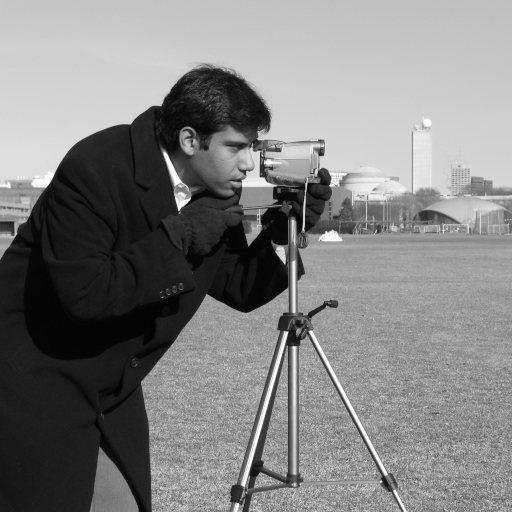
#> input picture data/images/camera.png, 512 x 512 px
$ jupyter execute Lab.ipynb
#> lines starting #> are read from the running program, lines starting #| are printed output that depends on the picture; after the words box and inside, x2 and y2 are one past the last pixel; in counts of white or black regions, pixels touching at a corner belong together
[cell 1]
import numpy as np
import matplotlib.pyplot as plt
from scipy import ndimage
from matplotlib import colors

plt.rcParams["figure.figsize"] = (6, 6)
plt.rcParams["image.cmap"] = "gray"

def show(img, title="", ax=None):
    if ax is None:
        fig, ax = plt.subplots()
    ax.imshow(img, cmap="gray", vmin=0, vmax=1)
    ax.set_title(title)
    ax.axis("off")

def show_pair(a, b, title1="Input", title2="Result"):
    fig, axes = plt.subplots(1, 2, figsize=(10, 4))
    show(a, title1, axes[0])
    show(b, title2, axes[1])
    plt.tight_layout()

def show_triplet(a, b, c, t1="A", t2="B", t3="C"):
    fig, axes = plt.subplots(1, 3, figsize=(12, 4))
    show(a, t1, axes[0])
    show(b, t2, axes[1])
    show(c, t3, axes[2])
    plt.tight_layout()

[cell 2]
# Create a synthetic image with blocks, a hole, and separate objects
img = np.zeros((20, 20), dtype=np.uint8)

# Large square
img[2:10, 2:10] = 1

# Hole inside the large square
img[5:7, 5:7] = 0

# Small object
img[13:17, 3:7] = 1

# L-shape object
img[12:18, 12:14] = 1
img[16:18, 12:18] = 1

show(img, "Synthetic Binary Image")
plt.show()

[cell 3]
# Example image for hit-or-miss: detect isolated center pattern
hm_img = np.zeros((9, 9), dtype=np.uint8)
hm_img[4, 4] = 1
hm_img[2:5, 7] = 1
hm_img[6, 2:5] = 1

show(hm_img, "Image for Hit-or-Miss Example")
plt.show()

[cell 4]
# Pattern: isolated single foreground pixel surrounded by background
B1 = np.array([[0,0,0],
               [0,1,0],
               [0,0,0]], dtype=bool)

# For the background mask, all 8 neighbors should be background
B2 = np.array([[1,1,1],
               [1,0,1],
               [1,1,1]], dtype=bool)

foreground_match = ndimage.binary_erosion(hm_img, structure=B1)
background_match = ndimage.binary_erosion(1 - hm_img, structure=B2)
hitmiss = foreground_match & background_match

show_pair(hm_img, hitmiss.astype(np.uint8), "Input", "Hit-or-Miss Result")
plt.show()

[cell 5]
# Student task cell: define new B1 and B2 for endpoint detection

# Example image
endpoint_img = np.zeros((9, 9), dtype=np.uint8)
endpoint_img[4, 2:7] = 1

# TODO: replace these with your own endpoint pattern
B1_student = np.array([[0,0,0],
                       [0,1,1],
                       [0,0,0]], dtype=bool)

B2_student = np.array([[1,1,1],
                       [1,0,0],
                       [1,1,1]], dtype=bool)

fg = ndimage.binary_erosion(endpoint_img, structure=B1_student)
bg = ndimage.binary_erosion(1 - endpoint_img, structure=B2_student)
result_student = fg & bg

show_pair(endpoint_img, result_student.astype(np.uint8), "Endpoint Image", "Your Detection")
plt.show()

[cell 6]
se = np.ones((3, 3), dtype=bool)
eroded = ndimage.binary_erosion(img, structure=se)
boundary = img & (~eroded)

show_triplet(img, eroded.astype(np.uint8), boundary.astype(np.uint8),
             "Original", "Eroded", "Boundary")
plt.show()

[cell 7]
# Student task cell: experiment with different structuring elements
cross = np.array([[0,1,0],
                  [1,1,1],
                  [0,1,0]], dtype=bool)

eroded_cross = ndimage.binary_erosion(img, structure=cross)
boundary_cross = img & (~eroded_cross)

show_pair(img, boundary_cross.astype(np.uint8), "Original", "Boundary with Cross SE")
plt.show()

[cell 8]
# Use a seed inside the hole of the large square
seed = np.zeros_like(img, dtype=bool)
seed[5, 5] = True  # seed inside hole

background = ~img.astype(bool)
structure = np.array([[0,1,0],
                      [1,1,1],
                      [0,1,0]], dtype=bool)

X_prev = seed.copy()

while True:
    X_next = ndimage.binary_dilation(X_prev, structure=structure) & background
    if np.array_equal(X_next, X_prev):
        break
    X_prev = X_next

filled_hole_region = X_prev
filled_img = img.astype(bool) | filled_hole_region

show_triplet(img, filled_hole_region.astype(np.uint8), filled_img.astype(np.uint8),
             "Original", "Recovered Hole Region", "Hole Filled")
plt.show()
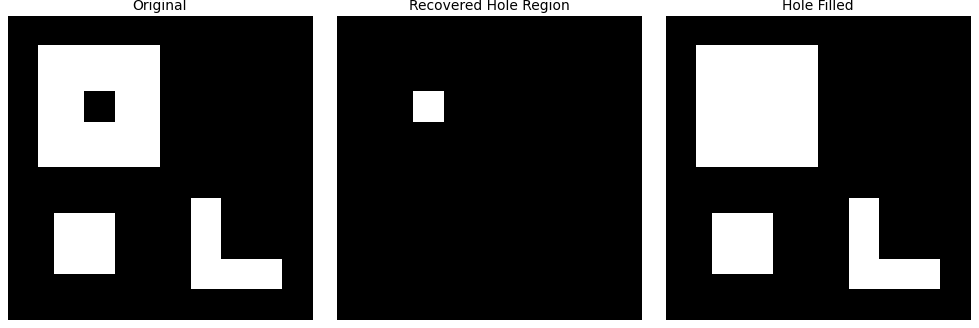
#> figure drawn by matplotlib, 3 panels

[cell 9]
# Border-based hole filling
inv = 1 - img
seed_border = np.zeros_like(inv, dtype=bool)

seed_border[0, :] = inv[0, :]
seed_border[-1, :] = inv[-1, :]
seed_border[:, 0] = inv[:, 0]
seed_border[:, -1] = inv[:, -1]

outside = seed_border.copy()
while True:
    grown = ndimage.binary_dilation(outside, structure=structure) & inv.astype(bool)
    if np.array_equal(grown, outside):
        break
    outside = grown

holes = inv.astype(bool) & (~outside)
filled_by_border = img.astype(bool) | holes

show_triplet(img, holes.astype(np.uint8), filled_by_border.astype(np.uint8),
             "Original", "Detected Holes", "Filled Image")
plt.show()

[cell 10]
# Student task cell: build your own image here
student_holes = np.zeros((20, 20), dtype=np.uint8)
student_holes[3:17, 3:17] = 1
student_holes[6:8, 6:8] = 0
student_holes[10:13, 10:13] = 0
student_holes[3:8, 14:17] = 0  # border-connected gap because it touches outer object boundary

show(student_holes, "Edit this image for your hole-filling test")
plt.show()
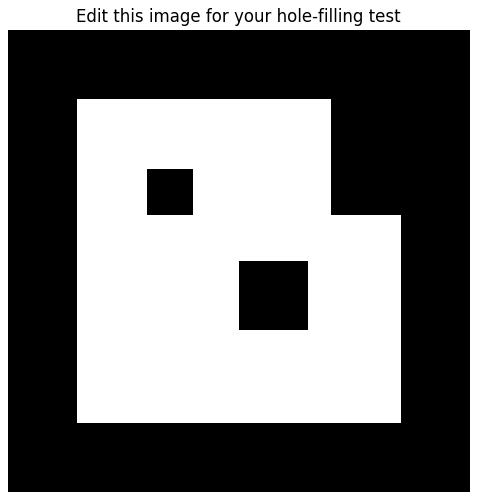
#> figure drawn by matplotlib, 1 panel

[cell 11]
cc_img = np.zeros((20, 20), dtype=np.uint8)
cc_img[2:6, 2:6] = 1
cc_img[10:15, 3:8] = 1
cc_img[5:12, 14:17] = 1

seed_component = np.zeros_like(cc_img, dtype=bool)
seed_component[11, 4] = True  # inside second component

component = seed_component.copy()
while True:
    grown = ndimage.binary_dilation(component, structure=structure) & cc_img.astype(bool)
    if np.array_equal(grown, component):
        break
    component = grown

show_triplet(cc_img, seed_component.astype(np.uint8), component.astype(np.uint8),
             "Original", "Seed", "Extracted Component")
plt.show()
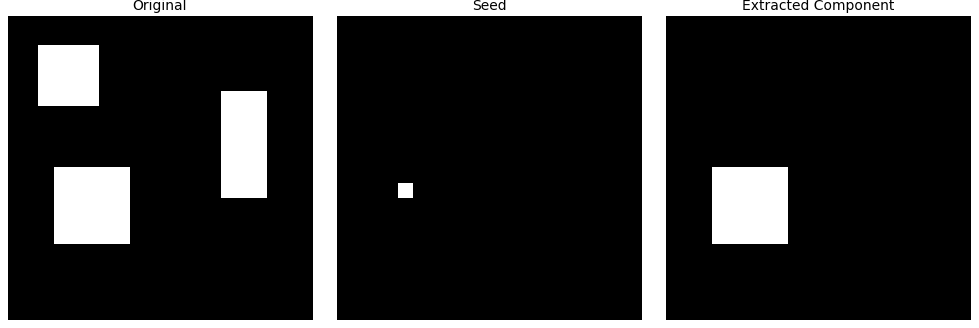
#> figure drawn by matplotlib, 3 panels

[cell 12]
labeled, num_features = ndimage.label(cc_img)

print("Number of connected components:", num_features)
print("Labels present:", np.unique(labeled))

fig, ax = plt.subplots(figsize=(6, 6))
cmap = plt.cm.get_cmap("nipy_spectral", num_features + 1)
ax.imshow(labeled, cmap=cmap)
ax.set_title("Connected Component Labels")
ax.axis("off")
plt.show()
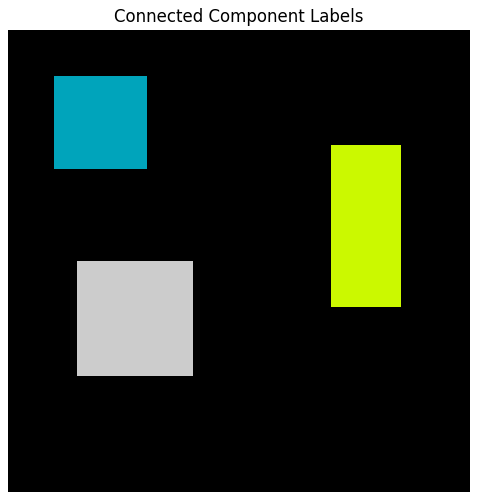
#> figure drawn by matplotlib, 1 panel

[cell 13]
# Student task cell: measure areas and extract largest component
labeled_student, n_student = ndimage.label(cc_img)
areas = ndimage.sum(cc_img, labeled_student, index=range(1, n_student + 1))

print("Areas of components:", areas)

largest_label = np.argmax(areas) + 1
largest_component = (labeled_student == largest_label).astype(np.uint8)

show_pair(cc_img, largest_component, "Original", "Largest Connected Component")
plt.show()
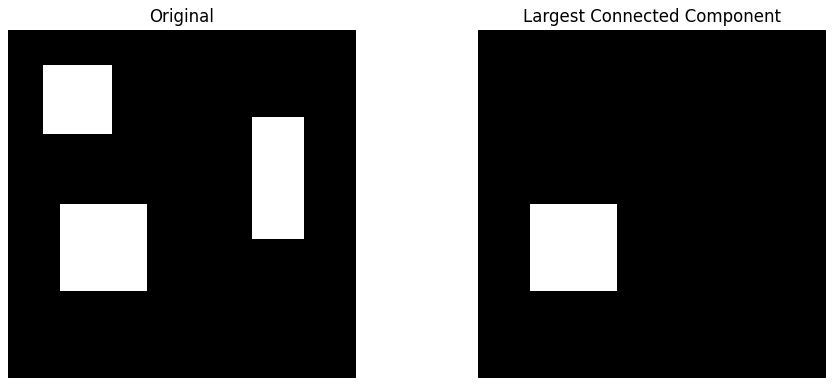
#> figure drawn by matplotlib, 2 panels

[cell 14]
import cv2
import numpy as np
import matplotlib.pyplot as plt

img = cv2.imread("../data/images/camera.png", 0)
#> img is the input picture: shape (512, 512); min 0, max 255, mean 129.1
_, binary = cv2.threshold(img, 127, 255, cv2.THRESH_BINARY)
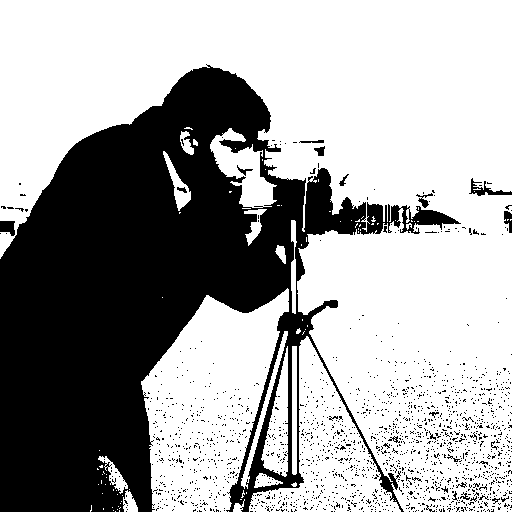
#> binary: shape (512, 512); 64.3% white; 1732 black regions (1710 under 20 px), largest, box (x1, y1, x2, y2) and area: (0, 64, 461, 512) 88530, (469, 178, 512, 196) 244, (0, 221, 15, 236) 175

# Hit-or-Miss
binary01 = (binary // 255).astype(np.uint8)
kernel = np.array([[-1,-1,-1],
                   [ 0, 1, 0],
                   [ 1, 1, 1]], dtype=np.int8)
hitmiss = cv2.morphologyEx(binary01, cv2.MORPH_HITMISS, kernel) * 255
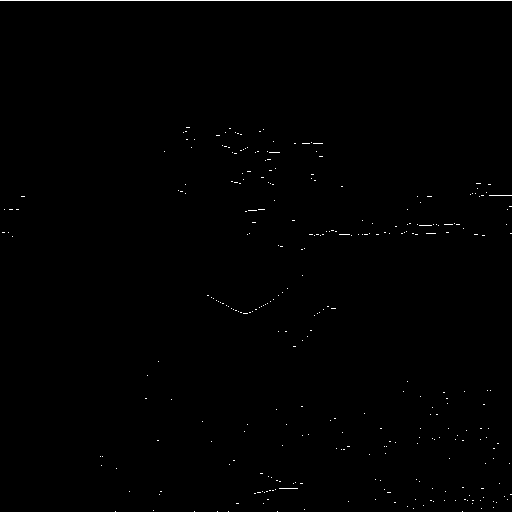
#> hitmiss: shape (512, 512); 0.43% white in thin lines or dots

# Boundary Extraction
se = np.ones((3,3), np.uint8)
boundary = cv2.subtract(binary, cv2.erode(binary, se))
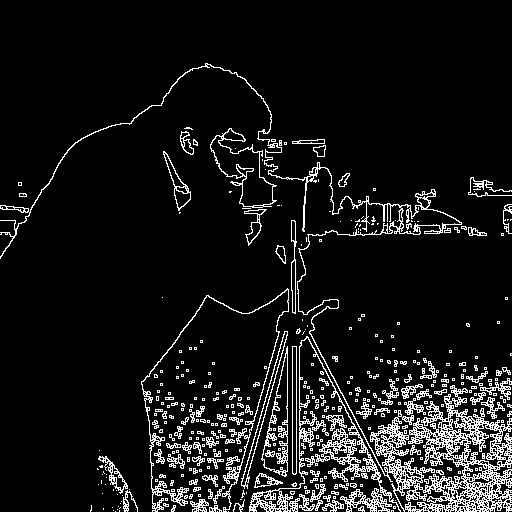
#> boundary: shape (512, 512); 8.9% white in thin lines or dots, all inside (x1, y1, x2, y2) = (0, 63, 512, 512)

# Hole Filling
mask = np.zeros((binary.shape[0]+2, binary.shape[1]+2), np.uint8)
flood = binary.copy()
cv2.floodFill(flood, mask, (0,0), 255)
holes = cv2.bitwise_not(flood)
filled = cv2.bitwise_or(binary, holes)
#> filled: shape (512, 512); every value is 255

# Connected Components
num_labels, labels = cv2.connectedComponents(binary)
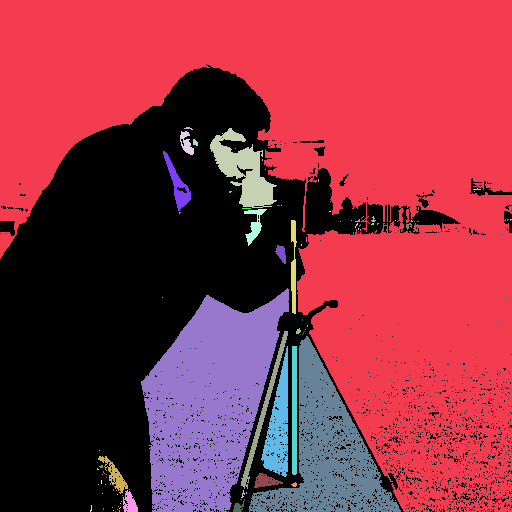
#> labels: shape (512, 512) int32; 94 distinct labels, from 0 to 93; one colour per label, 0 black
#> num_labels = 94
component = np.zeros_like(binary)
if num_labels > 1:
    component[labels == 1] = 255

# Display
plt.figure(figsize=(12,8))
plt.subplot(231), plt.imshow(binary, cmap='gray'), plt.title("Original"), plt.axis("off")
plt.subplot(232), plt.imshow(hitmiss, cmap='gray'), plt.title("Hit-or-Miss"), plt.axis("off")
plt.subplot(233), plt.imshow(boundary, cmap='gray'), plt.title("Boundary"), plt.axis("off")
plt.subplot(234), plt.imshow(filled, cmap='gray'), plt.title("Hole Filling"), plt.axis("off")
plt.subplot(235), plt.imshow(component, cmap='gray'), plt.title("Connected Component"), plt.axis("off")
plt.tight_layout()
plt.show()
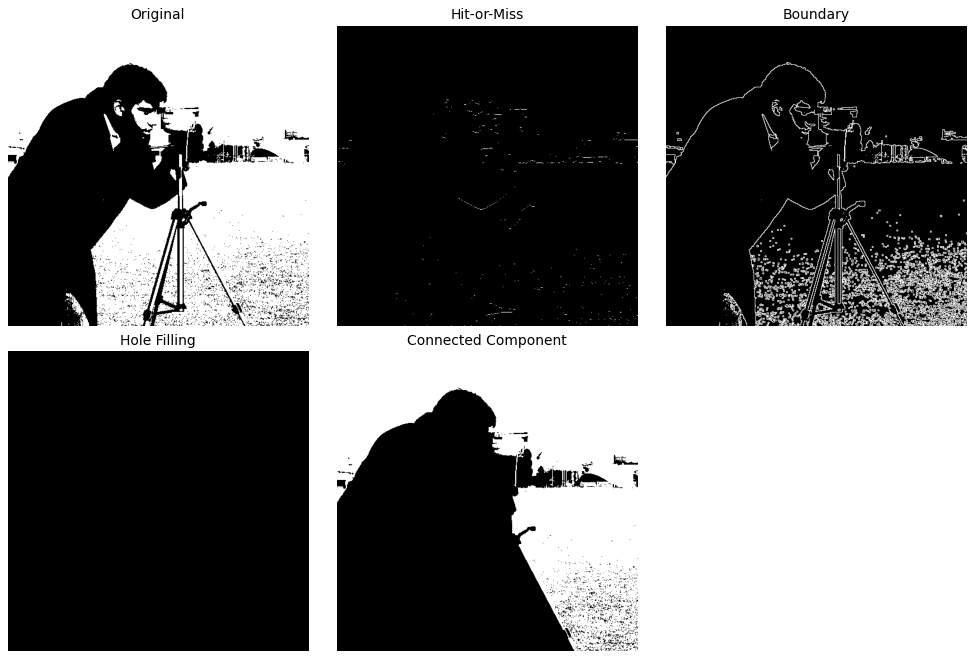
#> figure drawn by matplotlib, 5 panels

$ run again, with data/images/astronaut.png copied over data/images/camera.png
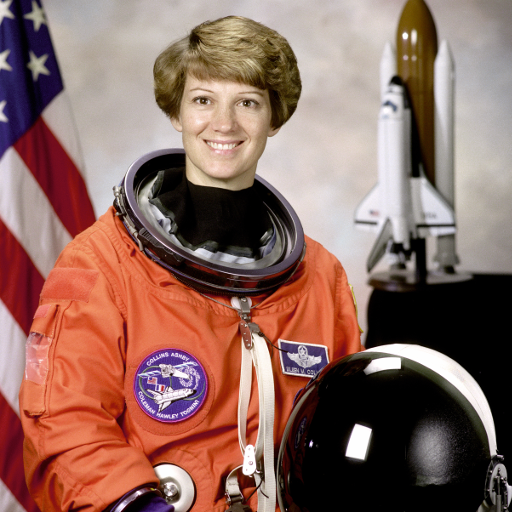
#> input picture data/images/astronaut.png, 512 x 512 px
#> `_, binary = cv2.threshold(img, 127, 255, cv2.THRESH_BINARY)`:
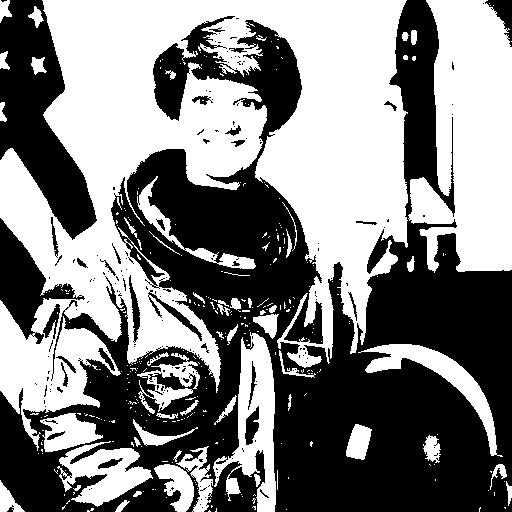
#> binary: shape (512, 512); 50.6% white; 189 black regions (159 under 20 px), largest, box (x1, y1, x2, y2) and area: (0, 0, 512, 512) 110968, (0, 0, 97, 240) 11176, (0, 218, 85, 344) 3682
#> hitmiss: shape (512, 512); 0.62% white in thin lines or dots
#> boundary: shape (512, 512); 7.4% white in thin lines or dots
#> filled: shape (512, 512); every value is 255
#> `num_labels, labels = cv2.connectedComponents(binary)`:
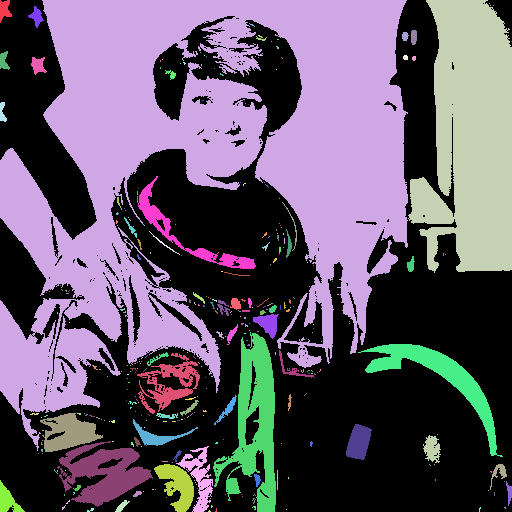
#> labels: shape (512, 512) int32; 315 distinct labels, from 0 to 314; one colour per label, 0 black
#> num_labels = 315
